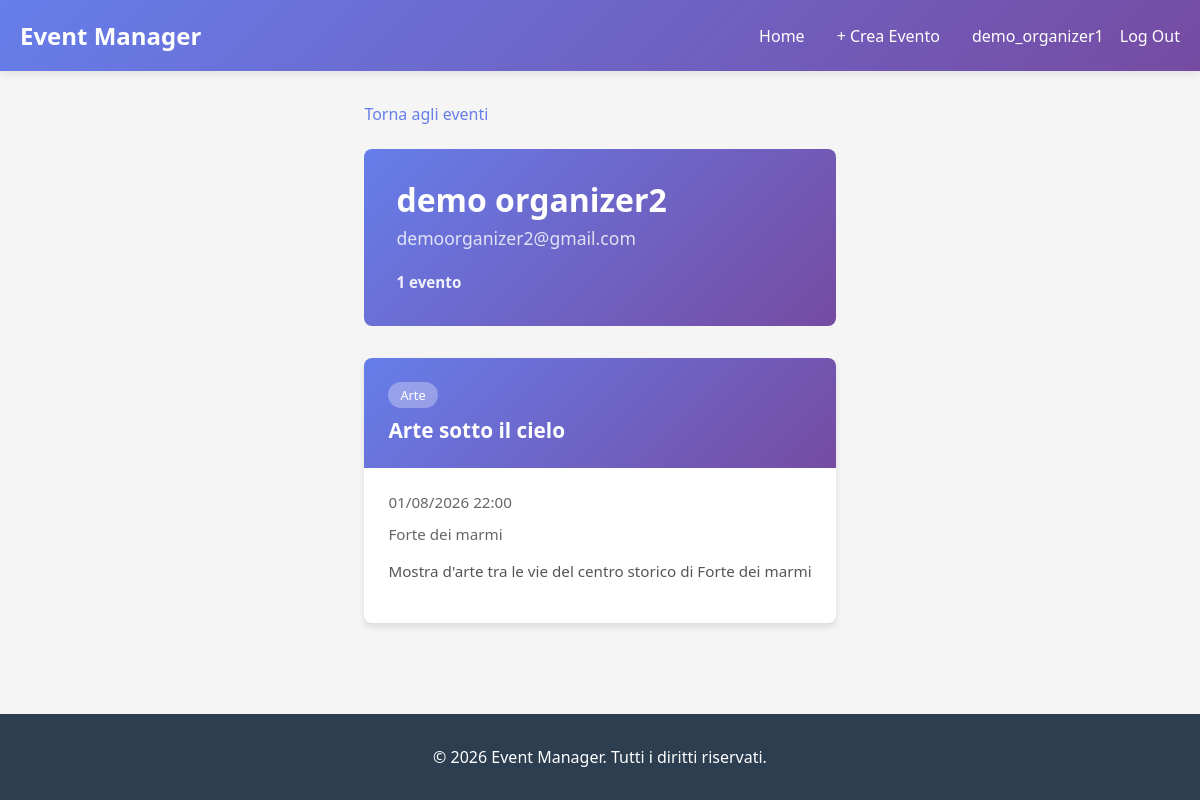
The page /organizer/4/events/ (signed in) on the database as committed earlier.
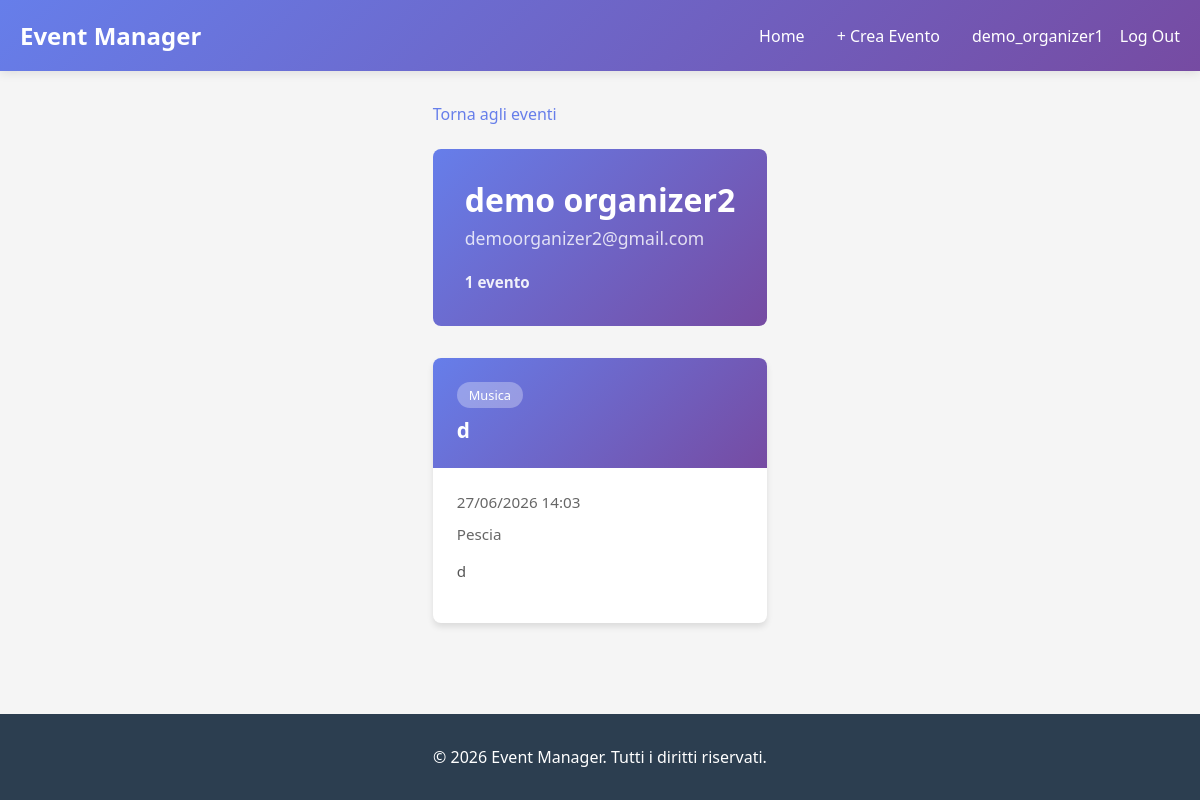
The same page on the database as committed later.
### events/models.py (models this page shows, shortened)
class Event(models.Model):
    title = models.CharField(max_length=200)
    description = models.TextField()
    date = models.DateTimeField()
    location = models.CharField(max_length=200)
    category = models.ForeignKey(
        Category,
        on_delete=models.SET_NULL,
        null=True,
        blank=True,
        related_name='events'
    )
    organizer = models.ForeignKey(
        settings.AUTH_USER_MODEL,
        on_delete=models.CASCADE,
        related_name='organized_events'
    )
    created_at = models.DateTimeField(auto_now_add=True)
    class Meta:
        ordering = ['date']

class Category(models.Model):
    name = models.CharField(max_length=100)
    class Meta:
        verbose_name_plural = "Categories"

### events/views.py (the view)
# urls.py: path('organizer/<int:organizer_id>/events/', events_views.organizer_events, name='organizer_events'),
@login_required(login_url='login')
def organizer_events(request, organizer_id):
    organizer = get_object_or_404(User, id=organizer_id, role='organizer')
    events = Event.objects.filter(organizer=organizer).order_by('-date')
    context = {
        'organizer': organizer,
        'events': events,
    }
    return render(request, 'organizer_events.html', context)

### templates/organizer_events.html (shortened to what this page needs)
{% extends "base.html" %}
{% load static %}
{% block extra_css %}
<link rel="stylesheet" href="{% static 'css/events.css' %}">
{% endblock %}
{% block content %}
<a href="{% url 'event_list' %}" class="back-link">Torna agli eventi</a>
<div class="organizer-header">
    <div class="organizer-profile-info">
        <h1>{{ organizer.get_full_name|default:organizer.username }}</h1>
        {% if organizer.email %}
            <p class="organizer-email">
                {{ organizer.email }}
            </p>
        {% endif %}
        <p class="organizer-count"><strong>{{ events.count }} event{{ events.count|pluralize:"o,i" }}</strong></p>
    </div>
</div>
{% if events %}
    <div class="events-container">
        {% for event in events %}
            <div class="event-card">
                <a href="{% url 'event_detail' event.id %}">
                    <div class="event-header">
                        {% if event.category %}
                            <span class="event-category">{{ event.category.name }}</span>
                        {% endif %}
                        <h3 class="event-title">{{ event.title }}</h3>
                    </div>
                    <div class="event-body">
                        <div class="event-date">
                            <span>{{ event.date|date:"d/m/Y H:i" }}</span>
                        </div>
                        <div class="event-location">
                            <span>{{ event.location }}</span>
                        </div>
                        <p class="event-description">{{ event.description|truncatewords:30 }}</p>
                    </div>
                </a>
            </div>
        {% endfor %}
    </div>
{% else %}
    <div class="no-events">
        <h3>Nessun evento trovato</h3>
        <p>Questo organizzatore non ha ancora creato eventi</p>
    </div>
{% endif %}
{% endblock %}

Rows that differ between the two databases and show on the page:
removed Event: category.name "Arte", title "Arte sotto il cielo", date "01/08/2026 22:00", location "Forte dei marmi", description "Mostra d'arte tra le vie del centro storico di Forte dei marmi"
added Event: category.name "Musica", title "d", date "27/06/2026 14:03", location "Pescia", description "d"
